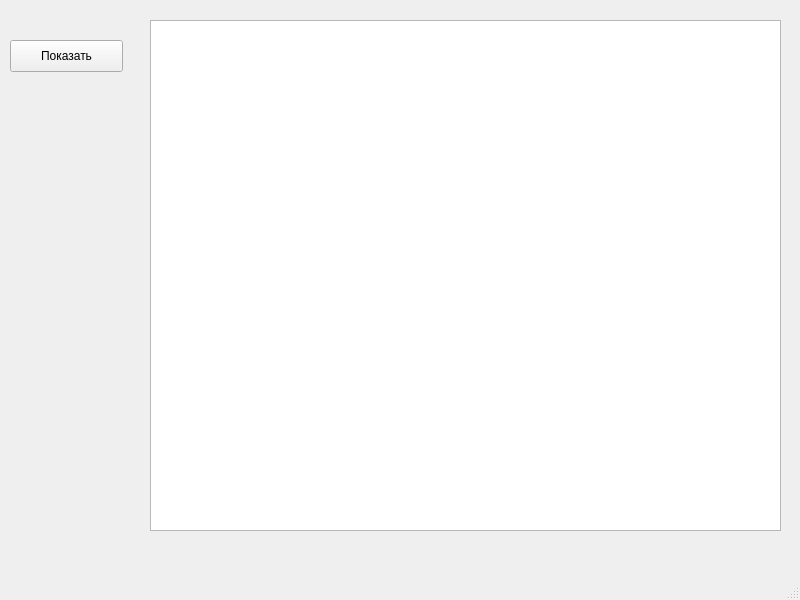
<?xml version="1.0" encoding="UTF-8"?>
<ui version="4.0">
 <class>MainWindow</class>
 <widget class="QMainWindow" name="MainWindow">
  <property name="geometry">
   <rect>
    <x>0</x>
    <y>0</y>
    <width>800</width>
    <height>600</height>
   </rect>
  </property>
  <property name="windowTitle">
   <string>MainWindow</string>
  </property>
  <widget class="QWidget" name="centralwidget">
   <widget class="QPushButton" name="pushButton">
    <property name="geometry">
     <rect>
      <x>10</x>
      <y>40</y>
      <width>113</width>
      <height>32</height>
     </rect>
    </property>
    <property name="text">
     <string>Показать</string>
    </property>
   </widget>
   <widget class="QTableWidget" name="tableWidget">
    <property name="geometry">
     <rect>
      <x>150</x>
      <y>20</y>
      <width>631</width>
      <height>511</height>
     </rect>
    </property>
   </widget>
  </widget>
  <widget class="QMenuBar" name="menubar">
   <property name="geometry">
    <rect>
     <x>0</x>
     <y>0</y>
     <width>800</width>
     <height>22</height>
    </rect>
   </property>
  </widget>
  <widget class="QStatusBar" name="statusbar"/>
 </widget>
 <resources/>
 <connections/>
</ui>
